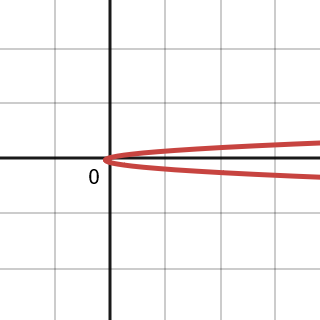
#> input picture LaTeXify-root/build/Basic Skills Review Unit USER/assets/page0004-img01.png, 320 x 320 px
$ python -i retrieval.py   (imports and definitions only)
#> lines starting #> are read from the running program, lines starting #| are printed output that depends on the picture
"""Multimodal retrieval and embedding helpers for the latexify.pipeline."""
from __future__ import annotations

import hashlib
import json
import re
from pathlib import Path
from typing import Dict, List

from PIL import Image, ImageStat

from ..core import common

TOKEN_RE = re.compile(r"\w+")


# [10 lines left out: function _token_stats, not called in this run]


def _image_signature(image_path: str | None) -> Dict[str, float] | None:
    if not image_path:
        return None
    path = Path(image_path)
    if not path.exists():
        return None
    with Image.open(path) as image:
#> image is the input picture: PIL image 320x320 RGB; mean R, G, B 247.1, 244.3, 244.2
        gray = image.convert("L")
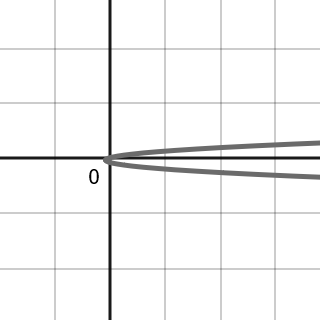
#> gray: PIL image 320x320 L; min 0, max 255, mean 245.1
        stats = ImageStat.Stat(gray)
        mean = stats.mean[0]
#> mean = 245.1
        std = stats.stddev[0]
#> std = 35.89
        return {
            "mean_intensity": mean,
            "std_intensity": std,
            "width": image.width,
            "height": image.height,
            "aspect_ratio": image.width / image.height if image.height else 0,
            "color_histogram": _histogram_signature(image),
        }


def _histogram_signature(image: Image.Image) -> List[float]:
    resized = image.resize((32, 32)).convert("RGB")
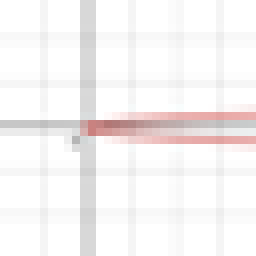
#> resized: PIL image 32x32 RGB (shown 8 times larger); mean R, G, B 246.6, 243.8, 243.7
    hist = resized.histogram()
#> hist = 768 values, max 508 at index 255, min 0 at index 0, mean 4
    total = sum(hist) or 1
#> total = 3072
    return [round(value / total, 6) for value in hist]


# [59 lines left out: functions _modalities, _weight_for_region, build_index, not called in this run]


__all__ = ["build_index"]

>>> result = _image_signature('../../../LaTeXify-root/build/Basic Skills Review Unit USER/assets/page0004-img01.png')
#> result = 6 items
